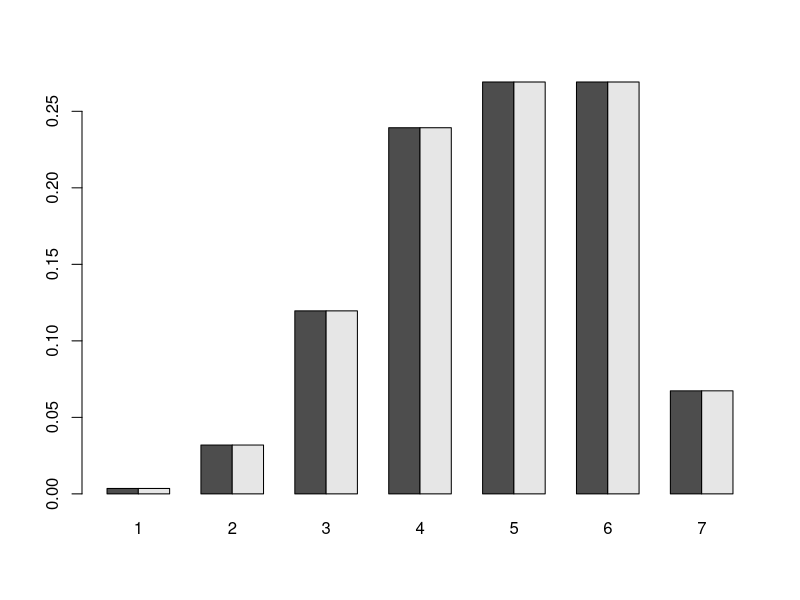
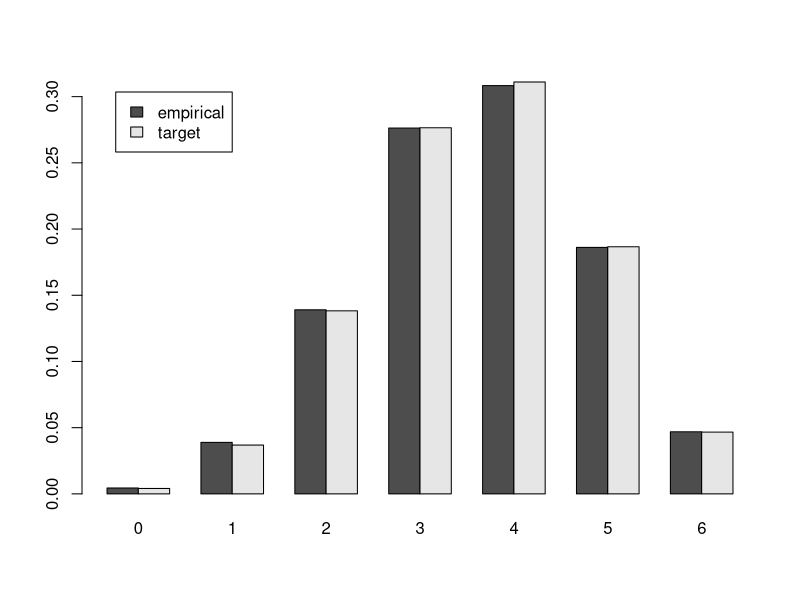
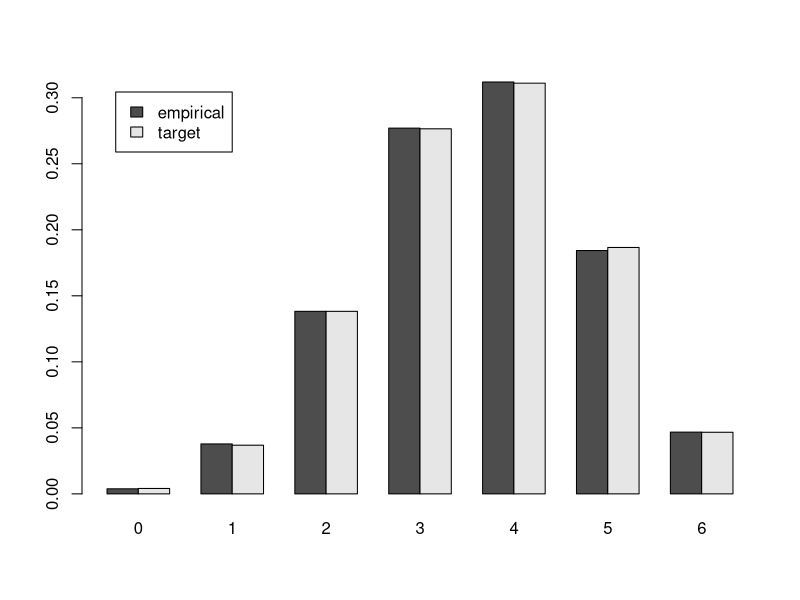
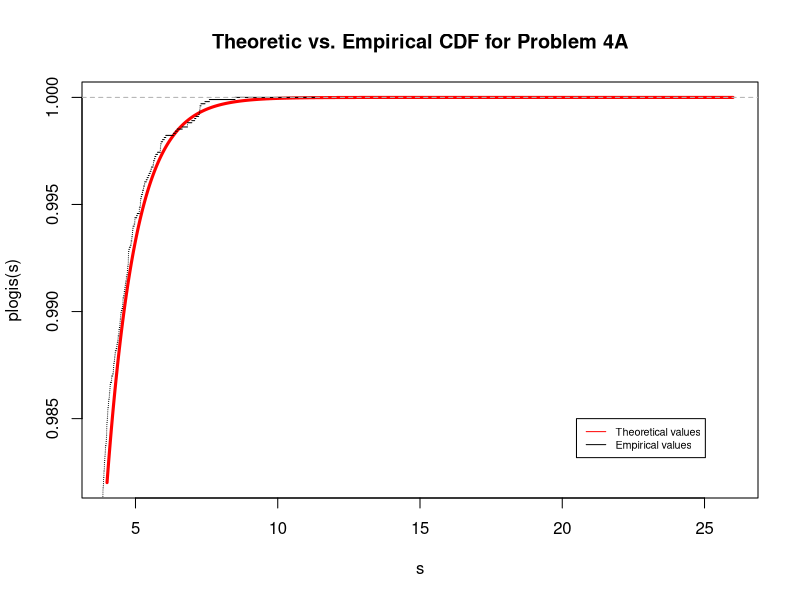
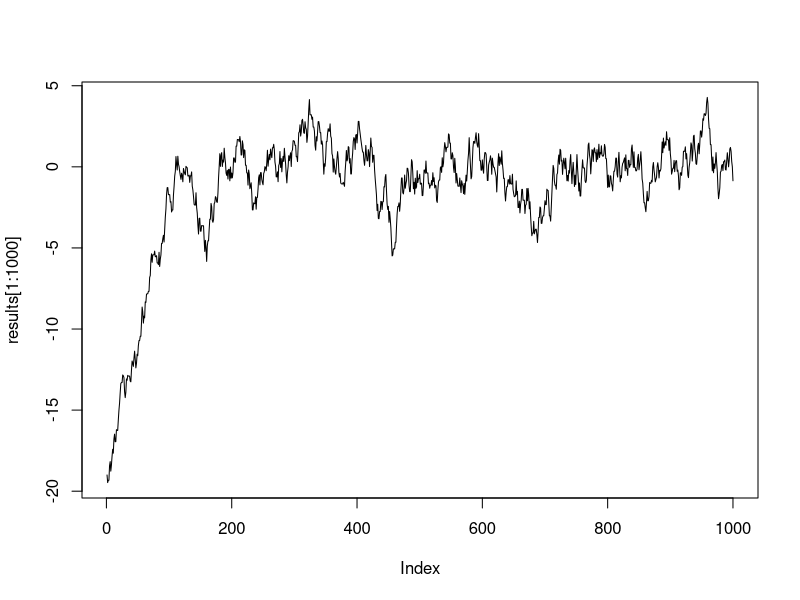
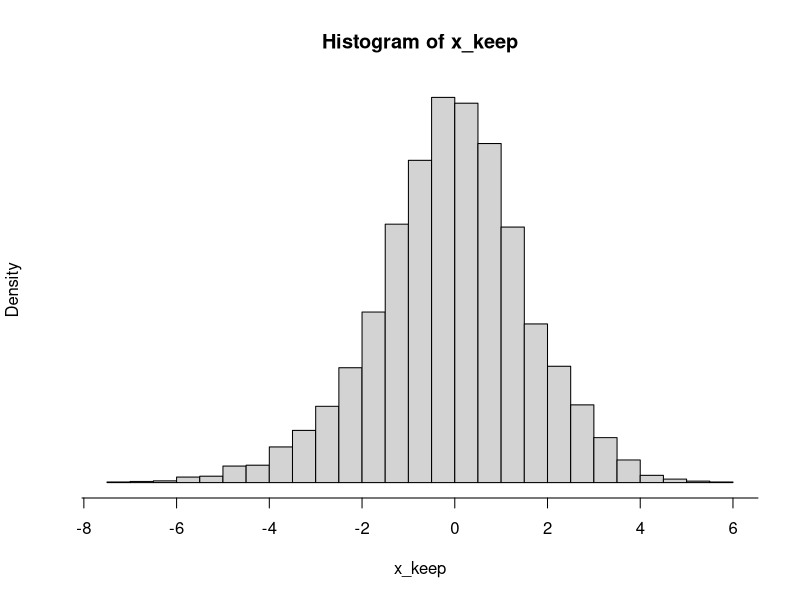
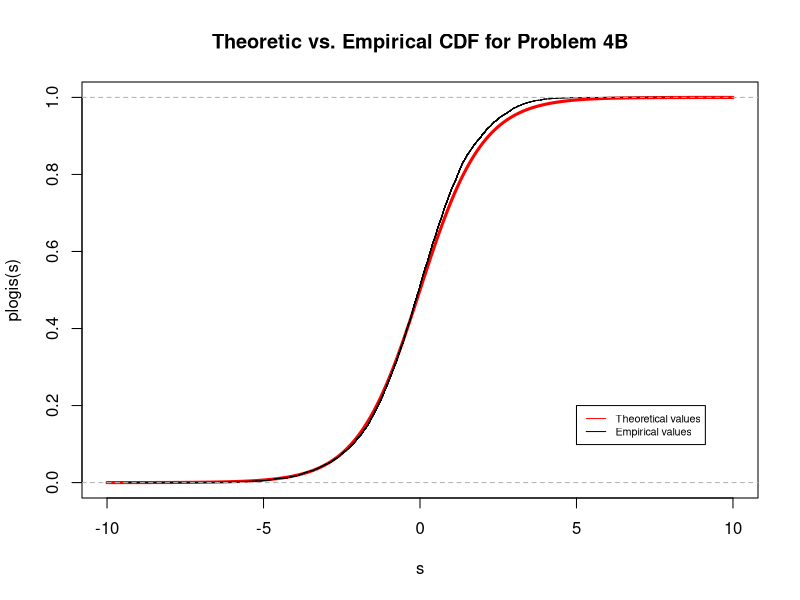
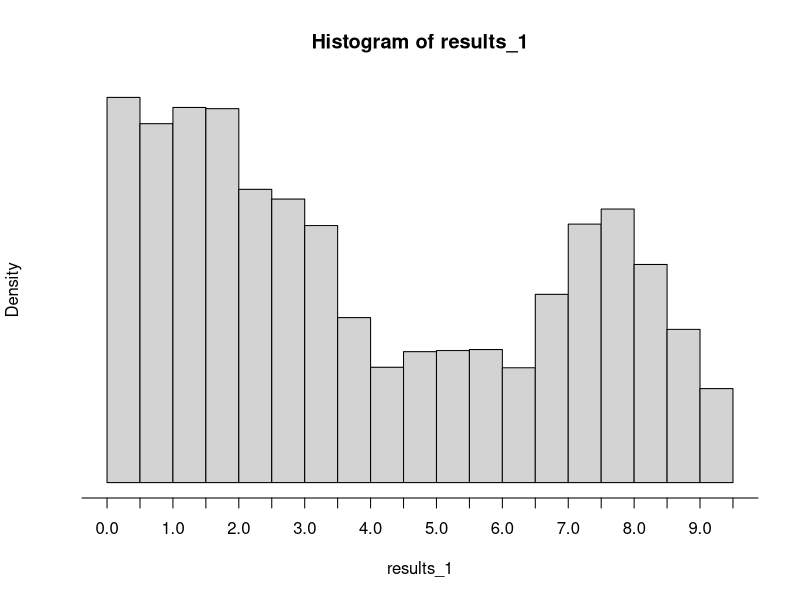

These charts were generated, in order, by the following R code:
## ---- chunk 1
knitr::opts_chunk$set(echo = TRUE)
## ---- chunk 2
# write your code here
P <- rbind(c(0.91, 0.09),
           c(0.12, 0.88))

# Finding the stationary distribution
n <- 10^5
X <- c(1, rep(NA, n-1))
set.seed(1)
for(i in 2:n){
  row <- X[i - 1] + 1
  X[i] <- sample(c(0, 1), size = 1, prob = P[row, ])
}
# Proportion of steps in state 0
state_0 <- sum(X == 0) / n
# Proportion of steps in state 1
state_1 <- sum(X == 1) / n

# Create the stationary distribution and see if it is equal to itself with P
w <- matrix(c(state_0, state_1))
w_P <- t(w) %*% P

# See if the results match
matching <- rbind(c(round(w,3), round(w_P,3))) # rounded up to third place for approximation
colnames(matching) <- c("State 0", "State 1", "State 0 w/ P", "State 1 /w P")
matching # we found the stationary distribution that matches
## ---- chunk 3
eig_vectors <- eigen(t(P))$vectors
eig_vectors
stationary <- t(eig_vectors[,1])
target_distr <- stationary / (sum(stationary))
target_distr <- round(target_distr, 2)
colnames(target_distr) <- c("State 0", "State 1")
target_distr # they match! (approximately)
## ---- chunk 4
# Set up islands' probabilities
island_0 <- dbinom(0, 6, 0.6)
island_1 <- dbinom(1, 6, 0.6)
island_2 <- dbinom(2, 6, 0.6)
island_3 <- dbinom(3, 6, 0.6)
island_4 <- dbinom(4, 6, 0.6)
island_5 <- dbinom(5, 6, 0.6)
island_6 <- dbinom(6, 6, 0.6)
islands <- matrix(c(island_0, island_1, island_2, island_3, 
             island_4, island_5, island_6), ncol = 7)
islands <- round(islands, 4)
colnames(islands) <- c("Island 0", "Island 1", "Island 2", 
                       "Island 3", "Island 4", "Island 5", 
                       "Island 6")
islands # target distribution

P <- rbind(c(0.5, 0.5, 0, 0, 0, 0, 0), # 0
           c(0.0556, 0.4444, 0.5, 0, 0, 0, 0), # 1
           c(0, 0.1335, 0.3665, 0.5, 0, 0, 0), # 2
           c(0, 0, 0.2499, 0.2501, 0.5, 0, 0), # 3
           c(0, 0, 0, 0.4445, 0.0555, 0.5, 0), # 4
           c(0, 0, 0, 0, 0.5, 0.3749, 0.1251), # 5
           c(0, 0, 0, 0, 0, 0.5, 0.5)) # 6 
P

r_eigen <- eigen(t(P))$vectors[ ,1] # right eigenvector of P^T
stationary <- t(r_eigen) / sum(r_eigen) # normalize the transpose
stationary # the stationary distribution found by finding the left eigenvector
stationary %*% P # stationary dist times P remains the same
target <- matrix(dbinom(0:6, 6, 0.6), nrow = 1)
all.equal(stationary, target) # NOT EQUAL! but is close
## ---- chunk 5
pi_n <- matrix(rep(0, 7*500), nrow = 500)
colnames(pi_n) <- 1:7
pi_n[1, ] <- c(0, 0, 0, 1, 0, 0, 0) 
pi_n[2, ] <- pi_n[1, ] %*% P
pi_n[3, ] <- pi_n[2, ] %*% P
pi_n[4, ] <- pi_n[3, ] %*% P
pi_n[5, ] <- pi_n[4, ] %*% P
pi_n[6, ] <- pi_n[5, ] %*% P
pi_n[7, ] <- pi_n[6, ] %*% P


for (i in 8:500) {
  pi_n[i, ] <- pi_n[i-1, ] %*% P
}

barplot(pi_n[499:500,], beside = TRUE)
all.equal(pi_n[499,], pi_n[500,])
## ---- chunk 6
# write a function that returns the probability of the target distribution
target <- function(x){ 
  ifelse(x %in% 0:6, dbinom(x, 6, 0.6), 0)
}

# write a function that proposes a new value of x given the current value of x
propose <- function(x) { 
  x + sample(c(1, -1), size = 1)
}


## implement the metropolis algorithm
### set.seed(1) & start at 0
results <- rep(NA, 10^5)
n <- 10^5
x <- c(0, rep(NA, n-1)) # start at 0
set.seed(1)
for (t in 1:(n-1)) {
  current <- x[t]
  proposed <- propose(current)
  pmove <- target(proposed) / target(current)
# pmove is min(1, p(propose)/p(current)), but if pmove > 1, random U will be less than it anyway
  u <- runif(1)
  if(u < pmove) {
    x[t + 1] <- proposed
  } else {
    x[t + 1] <- current
  }
}
counts <- table(x)
results <- rbind( counts/n , dbinom(0:6, 6, 0.6) ) 
rownames(results) <- c("empirical", "target")
round(results, 4)
barplot(results, beside = TRUE, legend.text = row.names(results), args.legend = list(x = 5))
chisq.test(counts, p = dbinom(0:6, 6, 0.6) )




### set.seed(2) & start at 6
results <- rep(NA, 10^5)
n <- 10^5
x <- c(6, rep(NA, n-1)) # start at 6
set.seed(2)
for (t in 1:(n-1)) {
  current <- x[t]
  proposed <- propose(current)
  pmove <- target(proposed) / target(current)
# pmove is min(1, p(propose)/p(current)), but if pmove > 1, random U will be less than it anyway
  u <- runif(1)
  if(u < pmove) {
    x[t + 1] <- proposed
  } else {
    x[t + 1] <- current
  }
}
counts <- table(x)
results <- rbind( counts/n , dbinom(0:6, 6, 0.6) ) 
rownames(results) <- c("empirical", "target")
round(results, 4)
barplot(results, beside = TRUE, legend.text = row.names(results), args.legend = list(x = 5))
chisq.test(counts, p = dbinom(0:6, 6, 0.6) )
## ---- chunk 7
# generate 10^5 proposed x values from the uniform distribution from -20 to +20
n <- 10^5
x <- runif(n, min = -20, max = 20)

# calculate the acceptance ratio f(x)/(M * g(x))
acceptance_ratio <- function(x){
  dlogis(x)/(10 * (1/40)) # M = 10
}

# generate u values to decide to accept or not
U <- runif(n)
r_x <- acceptance_ratio(x)

# create the sample of accepted values
accepted_values <- x[U < r_x]

# how many values did you accept?
length(accepted_values)

# plot the empirical cdf vs the theoretic cdf. you can use plogis
s <- seq(4, 26, by = .01)
plot(s, plogis(s), col = "red", lwd = 3, type = "l", 
     main = "Theoretic vs. Empirical CDF for Problem 4A")
plot(ecdf(accepted_values), add = TRUE)
legend(20.5, 0.985, legend = c("Theoretical values", "Empirical values"),
       col = c("red", "black"), 
       lty = c(1, 1), cex = 0.65)

# K-S test to compare generated samples to theoretic distribution
ks.test(accepted_values, plogis)
## ---- chunk 8
target <- function(x) {
  dlogis(x)
}

# write a function that will return a proposed value given the current value
# the proposed value comes from the uniform distribution with 
# low = current - 1, to high = current + 1
propose <- function(x) {
  runif(1, min = (x - 1), max = (x + 1))
}

results <- rep(NA, 10^4)
results[1] <- -19  # we start at a terrible location

# write a loop to perform MCMC
set.seed(1)
for(i in 1:10^4){
  current <- results[i]
  # propose a new value based on the current value
  proposed <- propose(current)
  
  # calculate the probability of moving
  p_move <- target(proposed) / target(current)
  
  # decide to accept or reject the proposed value
  U <- runif(1)
  
  # store the appropriate value in results[i]
  if(U < p_move){
    x_new <- proposed
  } else {
    x_new <- current
  }
  results[i + 1] <- x_new
}

# create a plot of the first 1000 values in the chain.
plot(results[1:1000], type = "l")
# Eyeball guess where the values seem to have reached a 'good' area. 
# The 'bad' area values are the burn-in values

# only keep the values after the 'burn in' period.
x_keep <- results[-(1:100)]

# Plot a histogram of the remaining values, and add the density
hist(x_keep, breaks = 30, freq = FALSE, axes = FALSE)
axis(1, at = seq(-10, 10, by = 2))

# plot the empirical CDF (of the kept values) versus the theoretic CDF
s <- seq(-10, 10, by = 0.01)
plot(s, plogis(s), col = "red", lwd = 3, type = "l", 
     main = "Theoretic vs. Empirical CDF for Problem 4B")
plot(ecdf(x_keep), add = TRUE)
legend(5, 0.20, legend = c("Theoretical values", "Empirical values"),
       col = c("red", "black"), 
       lty = c(1, 1), cex = 0.65)

# K-S Test
ks.test(x_keep, plogis)
## ---- chunk 9
# Write a function for the PDF. Try to make it a vectorized function by using
# the ifelse() conditional statement rather than if()
f <- function(x) {  
  ifelse(x >= 0 & x <= (3*pi), (sin(x) + 2), 0)
}

propose <- function(x, Sigma) {
  rnorm(1, mean = x, sd = Sigma)
}

n <- 5*10^4
# Sigma = 0.1
results <- rep(NA, n)
results[1] <- 2  # we start at x = 2
Sigma <- 0.1
# write a loop to perform MCMC
set.seed(1)
for(i in 1:(n - 1)){
  current <- results[i]
  proposed <- propose(current, Sigma = Sigma)
  p_move <- f(proposed) / f(current)
  U <- runif(1)
  if(U < p_move){
    x_new <- proposed
  } else {
    x_new <- current
  }
  results[i + 1] <- x_new
}
results_1 <- results
hist(results_1, breaks = 30, freq = FALSE, axes = FALSE)
axis(1, at = seq(-10, 10, by = 0.5))
plot(results_1[1:500], type = "l")



# Sigma = 2.5
results <- rep(NA, n)
results[1] <- 2  # we start at x = 2
Sigma <- 2.5
# write a loop to perform MCMC
set.seed(1)
for(i in 1:(n - 1)){
  current <- results[i]
  proposed <- propose(current, Sigma = Sigma)
  p_move <- f(proposed) / f(current)
  U <- runif(1)
  if(U < p_move){
    x_new <- proposed
  } else {
    x_new <- current
  }
  results[i + 1] <- x_new
}
results_2 <- results
hist(results_2, breaks = 30, freq = FALSE, axes = FALSE)
axis(1, at = seq(-10, 10, by = 0.5))
plot(results_2[1:500], type = "l")



# Sigma = 20
results <- rep(NA, n)
results[1] <- 2  # we start at x = 2
Sigma <- 20
# write a loop to perform MCMC
set.seed(1)
for(i in 1:(n - 1)){
  current <- results[i]
  proposed <- propose(current, Sigma = Sigma)
  p_move <- f(proposed) / f(current)
  U <- runif(1)
  if(U < p_move){
    x_new <- proposed
  } else {
    x_new <- current
  }
  results[i + 1] <- x_new
}
results_3 <- results
hist(results_3, breaks = 30, freq = FALSE, axes = FALSE)
axis(1, at = seq(-10, 10, by = 0.5))
plot(results_3[1:500], type = "l")
